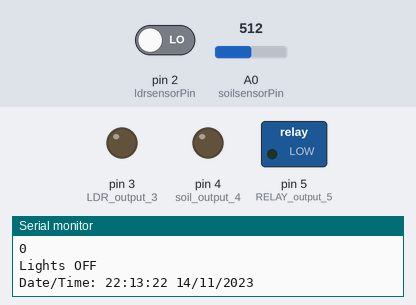
A sketch run on a simulated Arduino Uno, built with avr-gcc and run on an emulated ATmega328P. On the bench: switched loads named in the sketch (green lamp = pin HIGH), output pins drawn as LEDs (lit = HIGH), the last lines printed to the serial monitor. The test bench sets the inputs (shaded band); at power-on: pin 2 (ldrsensorPin) LOW, A0 (soilsensorPin) = 512. The local clock reads 2024-03-15 10:24:30 at power-on unless the sketch sets it.

Above: at 2.9 s.
3.0 s: pin 2 (ldrsensorPin) driven HIGH
At 4.4 s:
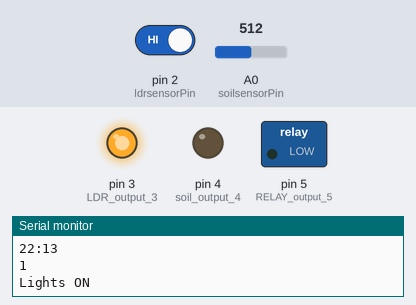
4.7 s: pin 2 (ldrsensorPin) driven LOW
At 6.5 s:
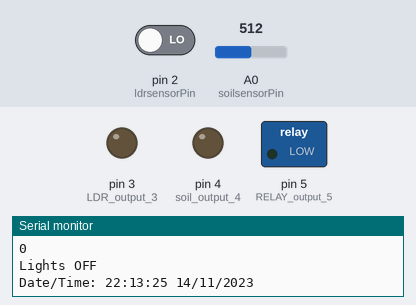
Timing chart, 0 to 8.0 s (numbered marks = the images above; inputs shaded):
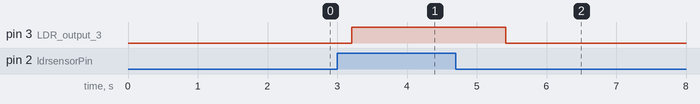

Measured:
- after the input at 3.0 s, pin 3 (LDR_output_3): LOW → HIGH after 0.21 s
- after the input at 4.7 s, pin 3 (LDR_output_3): HIGH → LOW after 0.72 s

The sketch:

smartgarden_CODE.ino
```cpp
#include <RTClib.h>
#include <Wire.h>
RTC_DS3231 rtc;
char t[32];
int soilsensorPin = A0; // select the input pin for Soil
int ldrsensorPin = 2;
int ldrsensorValue = 0;
int soilsensorValue=0;
String st1;

void setup() {
  // put your setup code here, to run once:
Serial.begin(9600);
pinMode(3, OUTPUT); // LDR output 3
digitalWrite(3,LOW);
pinMode(4, OUTPUT); // soil output 4
digitalWrite(4,LOW);
pinMode(5, OUTPUT); // RELAY output 5
digitalWrite(5,LOW);
Wire.begin();
rtc.begin();
rtc.adjust(DateTime(F(__DATE__),F(__TIME__)));// RTC adjust
}

void loop() {
  // put your main code here, to run repeatedly:
DateTime now = rtc.now();
sprintf(t, "%02d:%02d:%02d %02d/%02d/%02d", now.hour(), now.minute(), now.second(), now.day(), now.month(), now.year());
Serial.print(F("Date/Time: "));
Serial.println(t);
delay(1000);
st1=String(String(now.hour())+":"+String(now.minute()));
Serial.println(st1);

ldrsensorValue = digitalRead(ldrsensorPin); // read the value from the LDR sensor
soilsensorValue = analogRead(soilsensorPin); // read the value from the soil sensor
Serial.println(ldrsensorValue); //prints the values coming from the sensor on the screen
if(ldrsensorValue==1)
{
digitalWrite(3, HIGH); // to connect with LED lights 6
Serial.println("Lights ON");
}
else{                     // wait for a second
digitalWrite(3, LOW);  //6
Serial.println("Lights OFF");
}

//soil and rtc check

if(st1=="11:53"){

if(soilsensorValue<500)
{
  digitalWrite(4, LOW);  // turn the LED on (HIGH is the voltage level)
  digitalWrite(5, LOW);   // signal for relay
  Serial.println("Motor OFF");
}
  else{
  digitalWrite(4, HIGH);   // turn the LED on (HIGH is the voltage level)
  digitalWrite(5, HIGH);   // signal for relay
  Serial.println("Motor ON");
  }
}
if(st1=="11:56"){
digitalWrite(4, LOW);   // turn the LED on (HIGH is the voltage level)
digitalWrite(5, LOW);   // signal for relay
}
delay(100);

}
```
